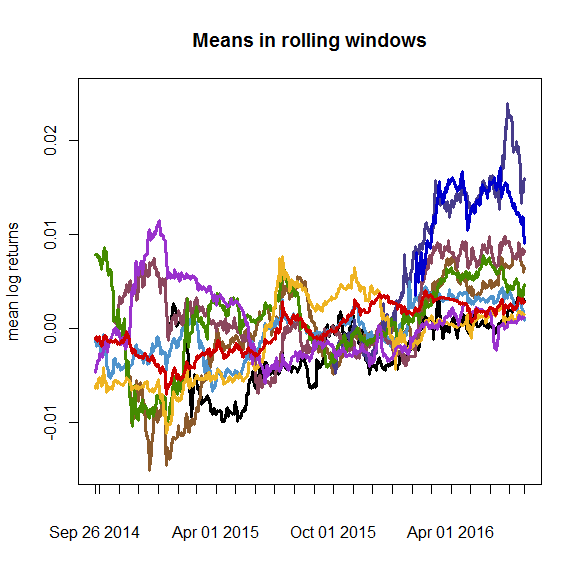

Here is the R script that generated this plot:
rm(list=ls(all=TRUE))

# please change your working directory
#setwd("C:/...")

library(xts)
load("data.RData")

window_length = 180

mean_sd_window_comp = function(dat, w_l) {
    
    if (length(na.omit(dat)) - w_l < 0) {
        return(NA)
    }
    
    startdate   = index(head(dat[! is.na(dat)], 1))
    dat         = dat[paste0(startdate,"::")]
    
    enddates    = index(dat)[-(1:w_l)]
    mean_w      = xts(rep(NA, length(dat) - w_l), order.by=enddates)
    sd_w        = xts(rep(NA, length(dat) - w_l), order.by=enddates)
    
    for (enddate in enddates) {
        enddate         = as.Date(enddate)  # R for loop breaks class
        startdate       = enddate - w_l
        daterange       = paste0(startdate, "::", enddate)
        mean_w[enddate] = mean(dat[daterange], na.rm=TRUE)
        sd_w[enddate]   = sd(dat[daterange], na.rm=TRUE)
    }
    return(cbind(mean_w, sd_w))
}

mean_sd_list = list()
for (crypto in max_cryptos) {
    mean_sd_list[[crypto]] = mean_sd_window_comp(crypto_returns_selec_xts[, 
        crypto], window_length)
}

color = c("red3", "blue3", "darkorchid3", "goldenrod2", "chartreuse4", 
          "palevioletred4", "steelblue3", "slateblue4", "tan4", "black")
names(color) = max_cryptos
plot(mean_sd_list[[1]][, 1], type = "l", ylim = c(-0.015, 0.025), 
    auto.grid = FALSE, main = "Means in rolling windows", 
    ylab = "mean log returns", minor.ticks = FALSE)
for (j in length(max_cryptos):1) {
    lines(mean_sd_list[[j]][, 1], type = "l", col = color[j], lwd = 3)
}
